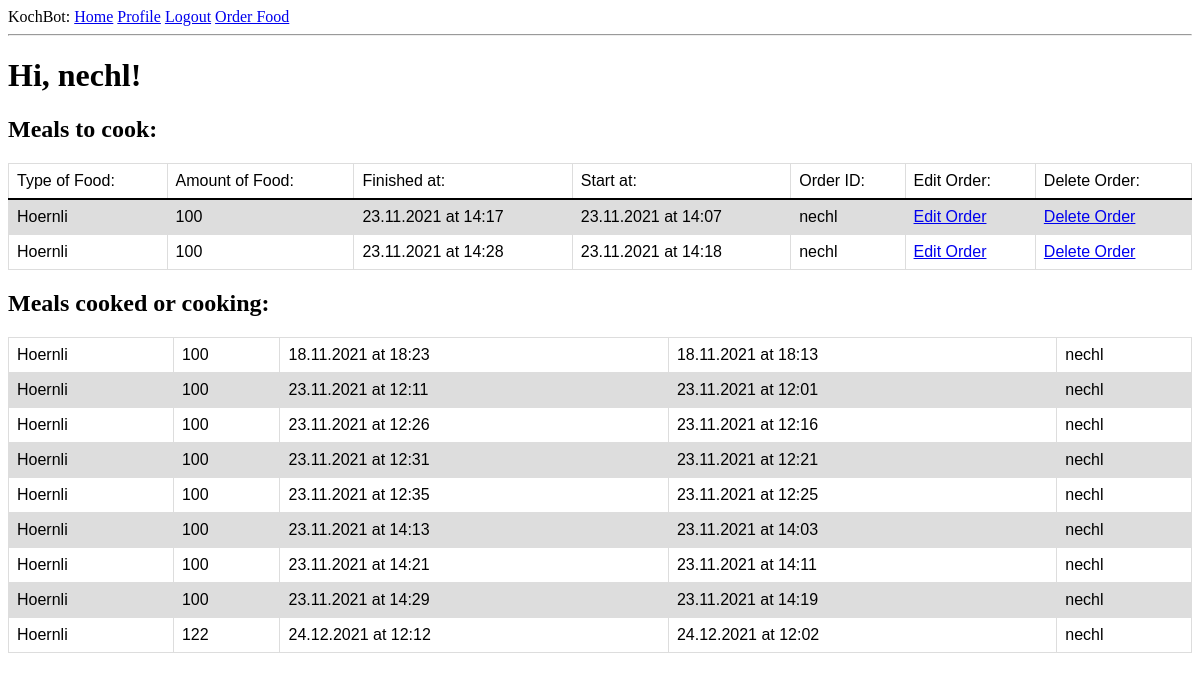
Before: /index (signed in) with the older database file.
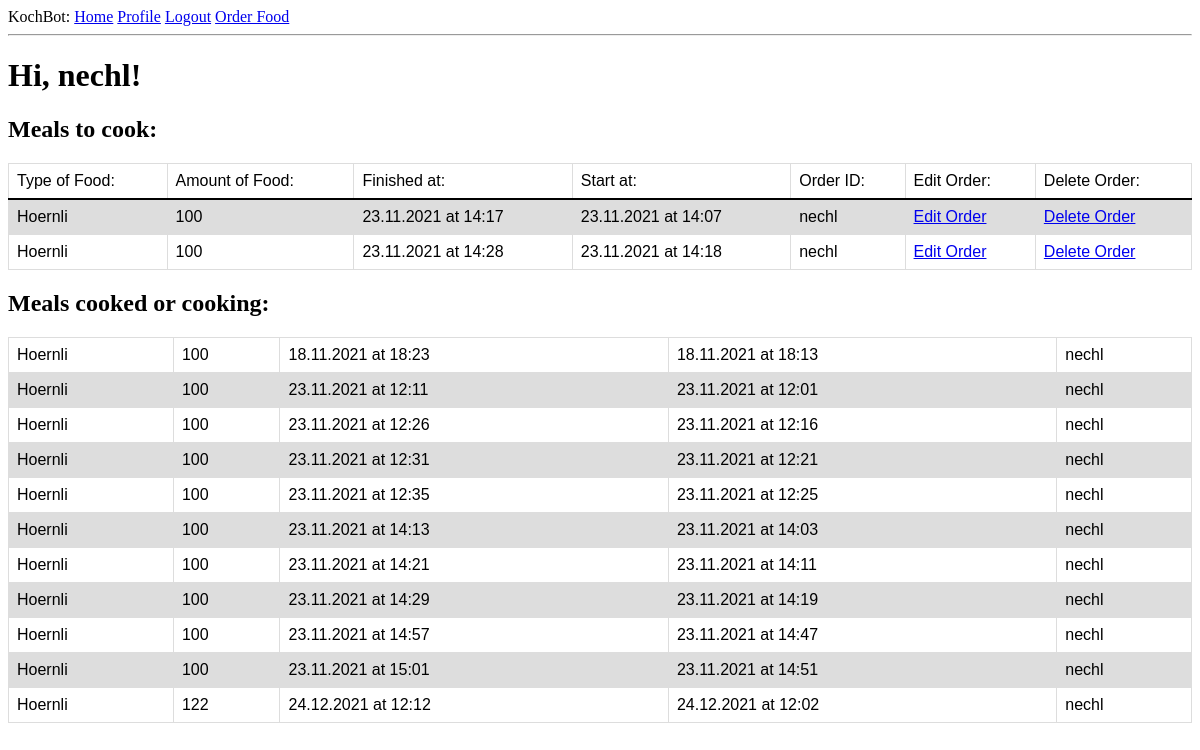
After: the same page with the newer database file.
### app/models.py (models this page shows, shortened)
class Order(db.Model):
    id = db.Column(db.Integer, primary_key = True)
    food = db.Column(db.String(140))
    timestamp = db.Column(db.DateTime,  default=datetime.utcnow)
    amount = db.Column(db.Integer())
    finished_at = db.Column(db.DateTime, index = True)
    start_at = db.Column(db.DateTime)
    user_id = db.Column(db.Integer, db.ForeignKey('user.id'))
    cooking = db.Column(db.Boolean, default = False)

### app/routes.py (the view)
@app.route('/')
@app.route('/index')
@login_required
def index():
    orders = Order.query.filter_by(cooking = False).order_by(Order.finished_at.asc()).all()
    orders_cooked = Order.query.filter_by(cooking = True).order_by(Order.finished_at.asc()).all()
    return render_template('index.html', title='Home', orders=orders, orders_cooked = orders_cooked)

### app/models.py (called while the page is built)
@login.user_loader
def load_user(id):
    return User.query.get(int(id))

### app/templates/index.html
{% extends "base.html" %}
{% block content %}
    <div class="MainContent">
        <h1>Hi, {{ current_user.username }}!</h1>
        <h2>Meals to cook:</h2>
        <table id="orders">
            <tr id="orders_header">
                <th id="orders_header">Type of Food:</th>
                <th id="orders_header">Amount of Food:</th>
                <th id="orders_header">Finished at:</th>
                <th id="orders_header">Start at:</th>
                <th id="orders_header">Order ID:</th>
                <th id="orders_header">Edit Order:</th>
                <th id="orders_header">Delete Order:</th>
            </tr>
            {% for order in orders %}
                {% include '_order.html' %}
            {% endfor %}
        </table>
        <h2>Meals cooked or cooking:</h2>
        <table id="orders">
            {% for order in orders_cooked %}
                {% include '_order_cooked.html' %}
            {% endfor %}
        </table>
    </div>
{% endblock %}

### app/templates/_order.html
<tr id="orders">
    <th id="orders">{{ order.food }}</th>
    <th id="orders">{{ order.amount }}</th>
    <th id="orders">{{ order.finished_at.strftime("%d.%m.%Y at %H:%M") }}</th>
    <th id="orders">{{ order.start_at.strftime("%d.%m.%Y at %H:%M") }}</th>
    <th id="orders">{{ order.user_id }}</th>
    <th id="orders"><a href="{{ url_for('edit_order', id=order.id) }}">Edit Order</a></th>
    <th id="orders"><a href="{{ url_for('delete_order', id=order.id) }}">Delete Order</a></th>
</tr>

### app/templates/_order_cooked.html
<tr id="orders">
    <th id="orders">{{ order.food }}</th>
    <th id="orders">{{ order.amount }}</th>
    <th id="orders">{{ order.finished_at.strftime("%d.%m.%Y at %H:%M") }}</th>
    <th id="orders">{{ order.start_at.strftime("%d.%m.%Y at %H:%M") }}</th>
    <th id="orders">{{ order.user_id }}</th>
</tr>

Changed rows visible on the page:
added Order: food "Hoernli", amount "100", finished_at "23.11.2021 at 14:57", start_at "23.11.2021 at 14:47", user_id "nechl", shown under "Meals cooked or cooking:"
added Order: food "Hoernli", amount "100", finished_at "23.11.2021 at 15:01", start_at "23.11.2021 at 14:51", user_id "nechl", shown under "Meals cooked or cooking:"
